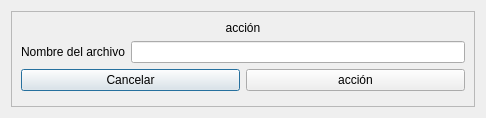
<?xml version="1.0" encoding="UTF-8"?>
<ui version="4.0">
 <class>compresion</class>
 <widget class="QDialog" name="compresion">
  <property name="geometry">
   <rect>
    <x>0</x>
    <y>0</y>
    <width>486</width>
    <height>118</height>
   </rect>
  </property>
  <property name="windowTitle">
   <string>Dialog</string>
  </property>
  <layout class="QGridLayout" name="gridLayout">
   <item row="0" column="1">
    <widget class="QFrame" name="frame">
     <property name="frameShape">
      <enum>QFrame::StyledPanel</enum>
     </property>
     <property name="frameShadow">
      <enum>QFrame::Raised</enum>
     </property>
     <layout class="QFormLayout" name="formLayout">
      <item row="1" column="0">
       <widget class="QLabel" name="nombreL">
        <property name="text">
         <string>Nombre del archivo</string>
        </property>
       </widget>
      </item>
      <item row="1" column="1">
       <widget class="QLineEdit" name="nombreLE"/>
      </item>
      <item row="2" column="0" colspan="2">
       <layout class="QHBoxLayout" name="horizontalLayout">
        <item>
         <widget class="QPushButton" name="cancelarPB">
          <property name="text">
           <string>Cancelar</string>
          </property>
         </widget>
        </item>
        <item>
         <widget class="QPushButton" name="accionPB">
          <property name="text">
           <string>acción</string>
          </property>
         </widget>
        </item>
       </layout>
      </item>
      <item row="0" column="0" colspan="2">
       <widget class="QLabel" name="tituloL">
        <property name="text">
         <string>acción</string>
        </property>
        <property name="alignment">
         <set>Qt::AlignCenter</set>
        </property>
       </widget>
      </item>
     </layout>
    </widget>
   </item>
  </layout>
 </widget>
 <resources/>
 <connections>
  <connection>
   <sender>cancelarPB</sender>
   <signal>clicked()</signal>
   <receiver>compresion</receiver>
   <slot>close()</slot>
   <hints>
    <hint type="sourcelabel">
     <x>118</x>
     <y>76</y>
    </hint>
    <hint type="destinationlabel">
     <x>142</x>
     <y>111</y>
    </hint>
   </hints>
  </connection>
 </connections>
</ui>
